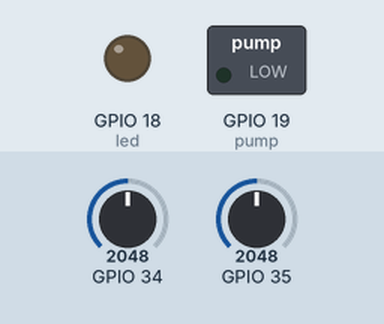
Bench run of a sketch on a simulated ESP32. Shown: switched loads named in the sketch (green lamp = pin HIGH), output pins drawn as LEDs (lit = HIGH). Inputs (shaded band) come from the test bench; at power-on: GPIO 34 = 2048, GPIO 35 = 2048. WiFi joins after 1.5 s; servers stay silent unless stated; the local clock reads 2024-03-15 10:24:30 at power-on unless the sketch sets it; the Firebase database answers and starts empty; what the sketch prints to the serial monitor is not drawn.

Above: at 3.1 s.
At 6.7 s:
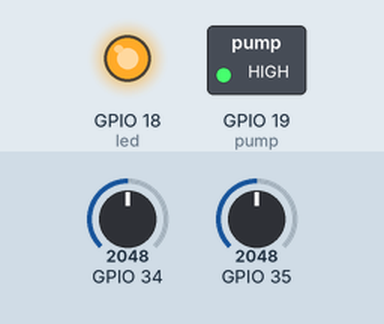
Timing chart, 0 to 8.2 s (numbered marks = the images above):
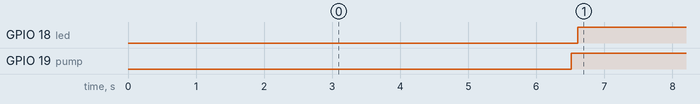

Measured:
- by itself, GPIO 18 (led): LOW → HIGH at 6.6 s
- by itself, GPIO 19 (pump): LOW → HIGH at 6.5 s

The sketch:

Robot_Gardener_1.0.ino
```cpp
#include <WiFi.h>
#include <WiFiClient.h>
#include <WebServer.h>
#include <DNSServer.h>
#include <SPI.h>
#include <WiFiManager.h>
#include "time.h"
#include <FirebaseESP32.h>

#include <Addons/TokenHelper.h>
#include <Addons/RTDBHelper.h>

#define ESP_AP_NAME "**********"

// For the following credentials, see examples/Authentications/SignInAsUser/EmailPassword/EmailPassword.ino
#define API_KEY "*****************************"

#define TOKEN "*****************************"

/* 3. Define the RTDB URL */
#define DATABASE_URL "https://robotgardener-qfuu-default-rtdb.asia-southeast1.firebasedatabase.app/"

// Define Firebase Data object
FirebaseData fbdo;

FirebaseAuth auth;
FirebaseConfig config;

unsigned long sendDataPrevMillis = 0;

unsigned long count = 0;

int pump = 19;
int led = 18;

bool pumpOn = true;

bool ledOn = true;

const char* ntpServer = "asia.pool.ntp.org";
const long  gmtOffset_sec = 25200;
const int   daylightOffset_sec = 0
;

void setup() {
  Serial.begin(9600);

  WiFiManager wifimanager;
  wifimanager.autoConnect(ESP_AP_NAME);
  while (WiFi.status() != WL_CONNECTED) {
    delay(250);
    Serial.print(".");
  }
  Serial.println("WiFi connected");
  Serial.println("IP address: ");
  Serial.println(WiFi.localIP());
  Serial.println();

  Serial.printf("Firebase Client v%s\n\n", FIREBASE_CLIENT_VERSION);

  /* Assign the RTDB URL (required) */
  config.database_url = DATABASE_URL;
  config.api_key = API_KEY;
  config.signer.tokens.legacy_token = TOKEN;

  Firebase.begin(&config, &auth);

  // Comment or pass false value when WiFi reconnection will control by your code or third-party library
  Firebase.reconnectWiFi(true);

  //time for start/stop Pump
  Firebase.RTDB.setInt(&fbdo, "/value/time/moisture/start/hour", 0);
  Firebase.RTDB.setInt(&fbdo, "/value/time/moisture/start/minute", 0);
  Firebase.RTDB.setInt(&fbdo, "/value/time/moisture/stop/hour", 0);
  Firebase.RTDB.setInt(&fbdo, "/value/time/moisture/stop/minute", 0);
  //time for start/stop Led
  Firebase.RTDB.setInt(&fbdo, "/value/time/led/start/hour", 0);
  Firebase.RTDB.setInt(&fbdo, "/value/time/led/start/minute", 0);
  Firebase.RTDB.setInt(&fbdo, "/value/time/led/stop/hour", 0);
  Firebase.RTDB.setInt(&fbdo, "/value/time/led/stop/minute", 0);

  Firebase.RTDB.setInt(&fbdo, "/value/data/moisture/setmoisture", 0);
  Firebase.RTDB.setInt(&fbdo, "/value/data/light/setlight", 0);

  pinMode(pump, OUTPUT);
  pinMode(led, OUTPUT);

  configTime(gmtOffset_sec, daylightOffset_sec, ntpServer);
}

void loop()
{
  int currentmoisture = map(analogRead(34),4095, 500, 0, 100);
  int currentlight = map(analogRead(35),500, 4095, 0, 100);
  Serial.println(currentmoisture);
  Serial.println(currentlight);

  delay(1000);
  if (Firebase.ready() && (millis() - sendDataPrevMillis > 15000 || sendDataPrevMillis == 0)) {

    sendDataPrevMillis = millis();

    int startmh = (Firebase.RTDB.getInt(&fbdo, "/value/time/moisture/start/hour"),int(fbdo.intData()));
    int startmm = (Firebase.RTDB.getInt(&fbdo, "/value/time/moisture/start/minute"),int(fbdo.intData()));
    int stopmh = (Firebase.RTDB.getInt(&fbdo, "/value/time/moisture/stop/hour"),int(fbdo.intData()));
    int stopmm = (Firebase.RTDB.getInt(&fbdo, "/value/time/moisture/stop/minute"),int(fbdo.intData()));

    int startlh = (Firebase.RTDB.getInt(&fbdo, "/value/time/led/start/hour"),int(fbdo.intData()));
    int startlm = (Firebase.RTDB.getInt(&fbdo, "/value/time/led/start/minute"),int(fbdo.intData()));
    int stoplh = (Firebase.RTDB.getInt(&fbdo, "/value/time/led/stop/hour"),int(fbdo.intData()));
    int stoplm = (Firebase.RTDB.getInt(&fbdo, "/value/time/led/stop/minute"), int(fbdo.intData()));

    int pumpStartTime = (startmh * 60) + startmm;
    int pumpStopTime = (stopmh * 60) + stopmm;

    int ledStartTime = (startlh * 60) + startlm;
    int ledStopTime = (stoplh * 60) + stoplm;

    int setmoisture = (Firebase.RTDB.getInt(&fbdo, "/value/data/moisture/setmoisture"),int(fbdo.intData()));
    int setlight = (Firebase.RTDB.getInt(&fbdo, "/value/data/light/setlight"),int(fbdo.intData()));

    struct tm timeinfo;
    if (!getLocalTime(&timeinfo)) {
      Serial.println("Failed to obtain time");
      return;
    }

    int currentMinutes = (timeinfo.tm_hour * 60) + timeinfo.tm_min;

    Firebase.RTDB.setInt(&fbdo, "/value/data/moisture/currentmoisture", currentmoisture);
    Firebase.RTDB.setInt(&fbdo, "/value/data/light/currentlight", currentlight);

    //Pump On/Off when currentmoisture > setmoisture
    if (currentmoisture < setmoisture && currentMinutes >= pumpStartTime && currentMinutes < pumpStopTime) {
      Firebase.RTDB.setBool(&fbdo, "/value/Pump/PumpOn", true);
      pumpOn = true;
      delay(200);
    } else {
      Firebase.RTDB.setBool(&fbdo, "/value/Pump/PumpOn", false);
      pumpOn = false;
      delay(200);
    }

    //led On/Off when currentlight > setlight
    if (currentlight < setlight && currentMinutes >= ledStartTime && currentMinutes < ledStopTime) {
      Firebase.RTDB.setBool(&fbdo, "/value/Led/LedOn", true);
      ledOn = true;
      delay(200);
    } else {
      Firebase.RTDB.setBool(&fbdo, "/value/Led/LedOn", false);
      ledOn = false;
      delay(200);
    }

    //Pump On when Pump/PumpOn is True
    if (pumpOn == true) {
      digitalWrite(pump, LOW);
      delay(100);
    } else {
      digitalWrite(pump, HIGH);
      delay(100);
    }

    //led On when Led/LedOn is True
    if (ledOn == true) {
      digitalWrite(led, LOW);
      delay(100);
    } else {
      digitalWrite(led, HIGH);
      delay(100);
    }
  }
}
```
